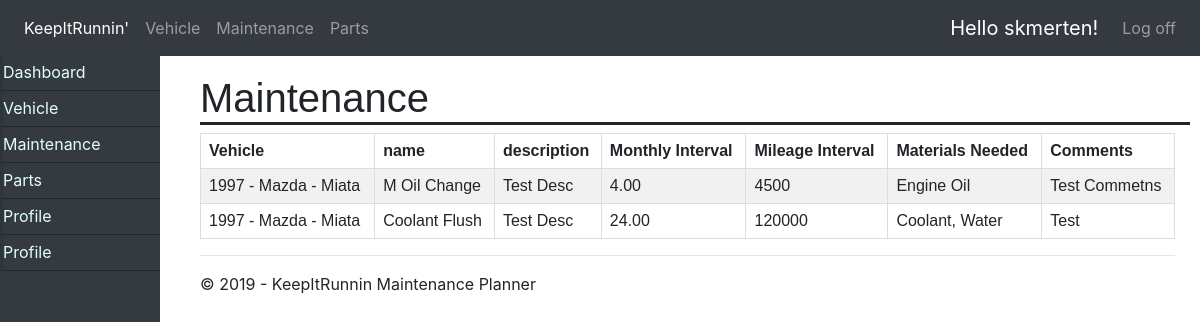
/maintenance/view/ (signed in), run on an earlier commit of the app's database.
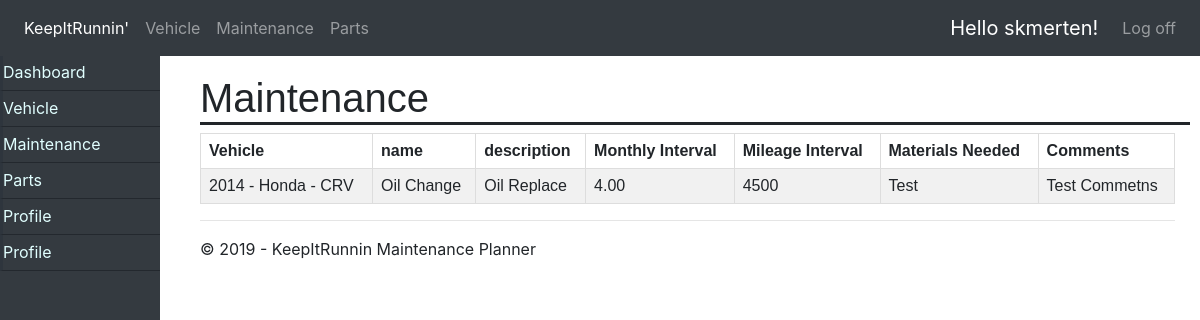
And on a later commit of the database.
### maintenance/models.py (models this page shows, shortened)
class Maintenance(models.Model):
    vehicle = models.ForeignKey(Vehicle, on_delete=models.CASCADE)
    name = models.CharField(max_length=200,null=False)
    description = models.CharField(max_length=100,null=True)
    months = models.DecimalField(max_digits=5, decimal_places=2)
    miles = models.IntegerField(max_length=None)
    materials = models.CharField(max_length=250,null=True)
    comments = models.CharField(max_length=250,null=True)

### vehicles/models.py (models this page shows)
class Vehicle(models.Model):
    user = models.ForeignKey(User, on_delete=models.CASCADE)
    name = models.CharField(max_length = 255, blank=True, null=True)
    year = models.IntegerField(max_length=None)
    make = models.CharField(max_length=100)
    model = models.CharField(max_length=100)
    trim = models.CharField(max_length=100, blank=True, null=True)
    color = models.CharField(max_length=100, blank=True, null=True)
    image = models.ImageField(blank=True, null=True)
    tankSize = models.DecimalField(blank=True, null=True, max_digits=5, decimal_places=2)
    mileage = models.IntegerField(max_length=None)
    transmission = models.CharField(max_length=100, blank=True, null=True)
    driveWheels = models.CharField(max_length=100, blank=True, null=True)
    mpg = models.DecimalField(blank=True, null=True, max_digits=5, decimal_places=2)
    status = models.CharField(max_length=20)
    vehicle_creation = models.DateField(auto_now_add=True)
    mileage_date = models.DateField(auto_now_add=True)
    last_modified = models.DateField(auto_now_add=True)
    def __str__(self):
        return str(self.year) + ' - ' + self.make + ' - ' + self.model

### maintenance/views.py (the view)
# urls.py: path('maintenance/view/', maintenance.views.viewMaint, name='viewMaint'),
@login_required(login_url='/login')
def viewMaint(request):
    maintenance = Maintenance.objects.filter(vehicle__user=request.user)
    assert isinstance(request, HttpRequest)
    return render(
        request,
        'app/viewMaint.html',
        {
            'title':'Maintenance',
            'year':datetime.now().year,
            'maintenance': maintenance,
            'maintOptions':True
        }
    )

### app/templates/app/viewMaint.html
{% extends "app/layout.html" %}
{% block content %}
<div>
	<table id="schedulMaint2">
	  <tr>
        <th>Vehicle</th>
		<th>name</th>
		<th>description</th>
		<th>Monthly Interval</th>
		<th>Mileage Interval</th>
		<th>Materials Needed</th>
		<th>Comments</th>
	  </tr>
      {% for each in maintenance %}
	      <tr>
            <td>{{each.vehicle}}</td>
            <td>{{each.name}}</td>
            <td>{{each.description}}</td>
            <td>{{each.months}}</td>
            <td>{{each.miles}}</td>
            <td>{{each.materials}}</td>
            <td>{{each.comments}}</td>
	      </tr>
      {% endfor %}
	</table>
</div>
{% endblock %}

What changed in the data, as far as the page shows it:
removed Maintenance: vehicle "1997 - Mazda - Miata", name "M Oil Change", description "Test Desc", months "4.00", miles "4500", materials "Engine Oil", comments "Test Commetns"
removed Maintenance: vehicle "1997 - Mazda - Miata", name "Coolant Flush", description "Test Desc", months "24.00", miles "120000", materials "Coolant, Water", comments "Test"
added Maintenance: vehicle "2014 - Honda - CRV", name "Oil Change", description "Oil Replace", months "4.00", miles "4500", materials "Test", comments "Test Commetns"
